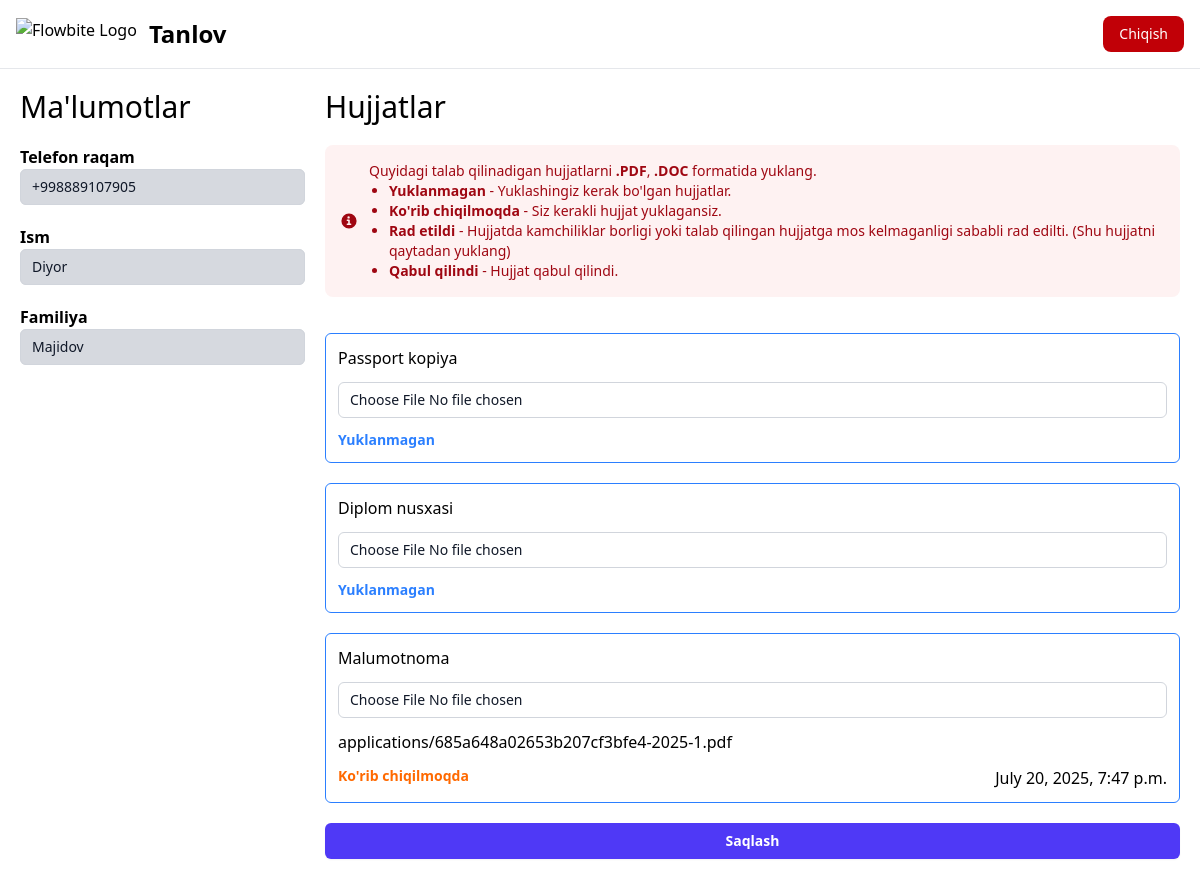
Screenshot of / (signed in) with the database file from the repository.
### users/models.py (models this page shows, shortened)
class User(AbstractUser):
    username = None
    phone = models.CharField(max_length=100, unique=True, null=False, blank=False, verbose_name="Telefon raqami")
    first_name = models.CharField(max_length=100, verbose_name="Ism")
    last_name = models.CharField(max_length=100, verbose_name="Familiya")
    city = models.CharField(max_length=100, null=True, blank=True, verbose_name="Viloyat")
    town = models.CharField(max_length=100, null=True, blank=True, verbose_name="Tuman")
    created = models.DateTimeField(auto_now_add=True)
    updated = models.DateTimeField(auto_now=True)
    objects = UserManager()
    USERNAME_FIELD = "phone"
    class Meta:
        verbose_name = "Foydalanuvchi"
        verbose_name_plural = "Foydalanuvchilar"

class Criteria(models.Model):
    name = models.CharField(max_length=100)
    created = models.DateTimeField(auto_now_add=True)
    updated = models.DateTimeField(auto_now=True)
    def applications(self, user):
        return Application.objects.filter(criteria=self, author=user)

class Application(models.Model):
    author = models.ForeignKey(User, on_delete=models.CASCADE)
    criteria = models.ForeignKey(Criteria, on_delete=models.CASCADE)
    file = models.FileField(upload_to="applications")
    status = models.CharField(max_length=100, choices=APPLICATION_TYPE, default="waiting")
    created = models.DateTimeField(auto_now_add=True)
    updated = models.DateTimeField(auto_now=True)

### users/views.py (the view, shortened to what this page needs)
# urls.py: path("", home_view, name="home"),
@login_required(login_url="login")
def home_view(request: HttpRequest):
    context = {}
    criterias = Criteria.objects.all()
    for criteria in criterias:
        criteria.applications = criteria.applications(user=request.user)
    context["criterias"] = criterias
    return render(request=request, template_name="index.html", context=context)

### templates/index.html (shortened to what this page needs)
{% extends "base.html" %}
{% block content %}
<div class="w-full h-full flex flex-col md:flex-row gap-5">
    <div class="w-full md:w-1/3 flex flex-col gap-5">
        <p class="text-3xl">Ma'lumotlar</p>
        <div>
            <label class="font-bold" for="phone">Telefon raqam</label>
            <input id="phone" type="text" name="phone" required autocomplete="off" disabled value="{{ request.user.phone }}"
                class="block w-full rounded-md bg-white px-3 py-1.5 text-base text-gray-900 outline-1 -outline-offset-1 outline-gray-300 placeholder:text-gray-400 focus:outline-2 focus:-outline-offset-2 focus:outline-indigo-600 sm:text-sm/6 disabled:bg-gray-400/40" />
        </div>
        <div>
            <label class="font-bold" for="first_name">Ism</label>
            <input id="first_name" type="text" name="first_name" required autocomplete="off" disabled value="{{ request.user.first_name }}"
                class="block w-full rounded-md bg-white px-3 py-1.5 text-base text-gray-900 outline-1 -outline-offset-1 outline-gray-300 placeholder:text-gray-400 focus:outline-2 focus:-outline-offset-2 focus:outline-indigo-600 sm:text-sm/6 disabled:bg-gray-400/40" />
        </div>
        <div>
            <label class="font-bold" for="last_name">Familiya</label>
            <input id="last_name" type="text" name="last_name" required autocomplete="off" disabled value="{{ request.user.last_name }}"
                class="block w-full rounded-md bg-white px-3 py-1.5 text-base text-gray-900 outline-1 -outline-offset-1 outline-gray-300 placeholder:text-gray-400 focus:outline-2 focus:-outline-offset-2 focus:outline-indigo-600 sm:text-sm/6 disabled:bg-gray-400/40" />
        </div>
    </div>
    <div class="w-full flex flex-col gap-5">
        <p class="text-3xl">Hujjatlar</p>
        <div id="alert-2"
            class="flex items-center p-4 mb-4 text-red-800 rounded-lg bg-red-50 dark:text-red-400"
            role="alert">
            <svg class="shrink-0 w-4 h-4" aria-hidden="true" xmlns="http://www.w3.org/2000/svg" fill="currentColor"
                viewBox="0 0 20 20">
                <path
                    d="M10 .5a9.5 9.5 0 1 0 9.5 9.5A9.51 9.51 0 0 0 10 .5ZM9.5 4a1.5 1.5 0 1 1 0 3 1.5 1.5 0 0 1 0-3ZM12 15H8a1 1 0 0 1 0-2h1v-3H8a1 1 0 0 1 0-2h2a1 1 0 0 1 1 1v4h1a1 1 0 0 1 0 2Z" />
            </svg>
            <div class="ms-3 text-sm font-medium">
                <p>Quyidagi talab qilinadigan hujjatlarni <b>.PDF</b>, <b>.DOC</b> formatida yuklang.</p>
                <ul class="list-disc ml-5">
                    <li><b>Yuklanmagan</b> - Yuklashingiz kerak bo'lgan hujjatlar.</li>
                    <li><b>Ko'rib chiqilmoqda</b> - Siz kerakli hujjat yuklagansiz.</li>
                    <li><b>Rad etildi</b> - Hujjatda kamchiliklar borligi yoki talab qilingan hujjatga mos kelmaganligi sababli rad edilti. (Shu hujjatni qaytadan yuklang)</li>
                    <li><b>Qabul qilindi</b> - Hujjat qabul qilindi.</li>
                </ul>
            </div>
        </div>
        <form method="post" class="flex flex-col gap-5" enctype="multipart/form-data">
            {% for criteria in criterias %}
            <div class="w-full rounded-md border border-blue-500 p-3 flex flex-col gap-3">
                <p>{{ criteria.name }}</p>
                <input id="file" type="file" name="{{ criteria.id }}" autocomplete="off"
                    class="block w-full rounded-md bg-white px-3 py-1.5 text-base text-gray-900 outline-1 -outline-offset-1 outline-gray-300 placeholder:text-gray-400 focus:outline-2 focus:-outline-offset-2 focus:outline-indigo-600 sm:text-sm/6" />
                {% for application in criteria.applications %}
                    {% if application.criteria.id == criteria.id %}
                        <a href="{{ application.file.url }}">{{ application.file.name }}</a>
                        {% if application.status == "waiting" %}
                            <div class="flex justify-between">
                                <span class="text-orange-500 text-sm font-bold">Ko'rib chiqilmoqda</span>
                                <span>{{ application.created }}</span>
                            </div>
                        {% elif application.status == "approved" %}
                            <div class="flex justify-between">
                                <span class="text-green-500 text-sm font-bold">Qabul qilindi</span>
                                <span>{{ application.created }}</span>
                            </div>
                        {% else %}
                            <div>
                                <span class="text-red-500 text-sm font-bold">Rad etildi</span>
                                <div class="flex justify-between"></div>
                            </div>
                        {% endif %}
                    {% endif %}
                {% empty %}
                    <span class="text-blue-500 text-sm font-bold">Yuklanmagan {{ counter }}</span>
                {% endfor %}
            </div>
            {% endfor %}
            <button type="submit"
                class="flex w-full justify-center rounded-md bg-indigo-600 px-3 py-1.5 text-sm/6 font-semibold text-white shadow-xs hover:bg-indigo-500 focus-visible:outline-2 focus-visible:outline-offset-2 focus-visible:outline-indigo-600">Saqlash</button>
        </form>
    </div>
</div>
{% endblock %}

### rows the page displays
User: phone "+998889107905", first_name "Diyor", last_name "Majidov"
Criteria: name "Passport kopiya"
Criteria: name "Diplom nusxasi"
Criteria: name "Malumotnoma"
Application: file.name "applications/685a648a02653b207cf3bfe4-2025-1.pdf", created "July 20, 2025, 7:47 p.m."
